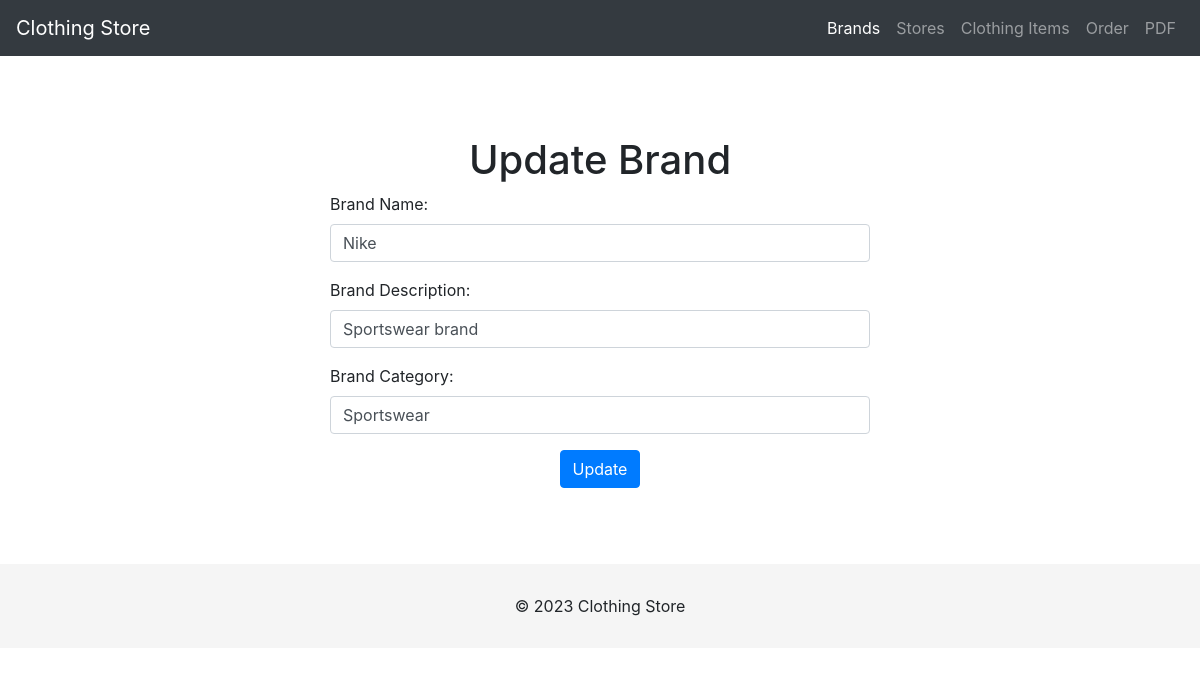
Screenshot of /clothing_store/update_brand.php?id=15 with the database file from the repository.
### tables this page shows
CREATE TABLE `Brands` (
  `BrandID` int(11) NOT NULL,
  `BrandName` varchar(50) DEFAULT NULL,
  `BrandDescription` varchar(255) DEFAULT NULL,
  `BrandCategory` varchar(50) DEFAULT NULL
);

### clothing_store/update_brand.php (the view, shortened to what this page needs)
<?php
$conn = mysqli_connect("localhost:3307", "root", "", "solosquad_clothingstore");
if (isset($_GET["id"])) {
    $id = $_GET["id"];
    $sql = "SELECT * FROM Brands WHERE BrandID='$id'";
    $result = mysqli_query($conn, $sql);
    if (mysqli_num_rows($result) == 1) {
        $row = mysqli_fetch_assoc($result);
        $name = $row["BrandName"];
        $desc = $row["BrandDescription"];
        $cat = $row["BrandCategory"];
    } else {
        echo "No matching records found";
    }
}
?>
<!DOCTYPE html>
<html lang="en">
<head>
  <link rel="stylesheet" href="https://stackpath.bootstrapcdn.com/bootstrap/4.3.1/css/bootstrap.min.css">
</head>
<body>
    <nav class="navbar navbar-expand-lg navbar-dark bg-dark">
        <a class="navbar-brand" href="./index.php">Clothing Store</a>
        <div class="collapse navbar-collapse" id="navbarNav">
            <ul class="navbar-nav ml-auto">
                <li class="nav-item active">
                    <a class="nav-link" href="./index.php">Brands<span class="sr-only">(current)</span></a>
                </li>
                <li class="nav-item">
                    <a class="nav-link" href="./store.php">Stores</a>
                </li>
                <li class="nav-item">
                    <a class="nav-link" href="./clothingitem.php">Clothing Items</a>
                </li>
                <li class="nav-item">
                    <a class="nav-link" href="./order.php">Order</a>
                </li>
                <li class="nav-item">
                    <a class="nav-link" href="./pdf.php">PDF</a>
                </li>
            </ul>
        </div>
    </nav>
<div class="container">
    <h1 class="text-center">Update Brand</h1>
    <div class="row justify-content-center">
        <div class="col-md-6">
            <form method="post" action="<?php echo htmlspecialchars($_SERVER["PHP_SELF"]);?>">
                <div class="form-group">
                    <label for="name">Brand Name:</label>
                    <input type="text" class="form-control" id="BrandName" name="BrandName" placeholder="Puma" value="<?php echo $name ?>">
                </div>
                <div class="form-group">
                    <label for="desc">Brand Description:</label>
                    <input type="text" class="form-control" id="BrandDescription" name="BrandDescription" placeholder="Sportswear Brand" value="<?php echo $desc ?>">
                </div>
                <div class="form-group">
                    <label for="Category">Brand Category:</label>
                    <input type="text" class="form-control" id="BrandCategory" name="BrandCategory" placeholder="Fashion" value="<?php echo $cat ?>">
                </div>
                <div class="form-group text-center">
                    <button type="submit" class="btn btn-primary">Update</button>
                </div>
            </form>
        </div>
    </div>
</div>
<footer class="footer">
    <div class="text-center">
      <span>&copy; 2023 Clothing Store</span>
    </div>
  </footer>
</body>
</html>

### clothing_store/update_brand.php (style rules this page uses)
.container { margin-top: 80px; }
.footer { background-color: #f5f5f5; padding: 30px 0; margin-top: 60px; }

### rows the page displays
brands: BrandName "Nike", BrandDescription "Sportswear brand", BrandCategory "Sportswear"
